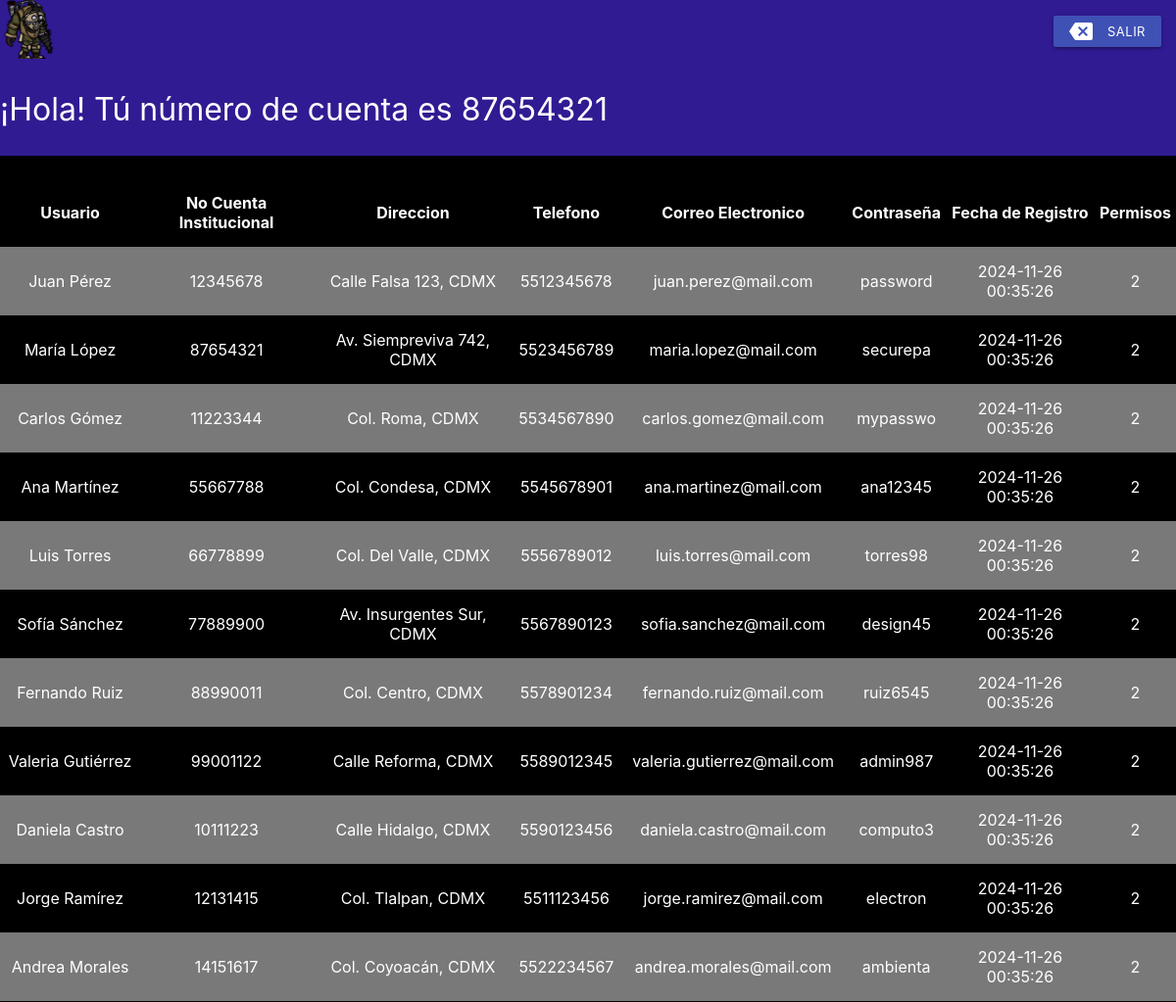
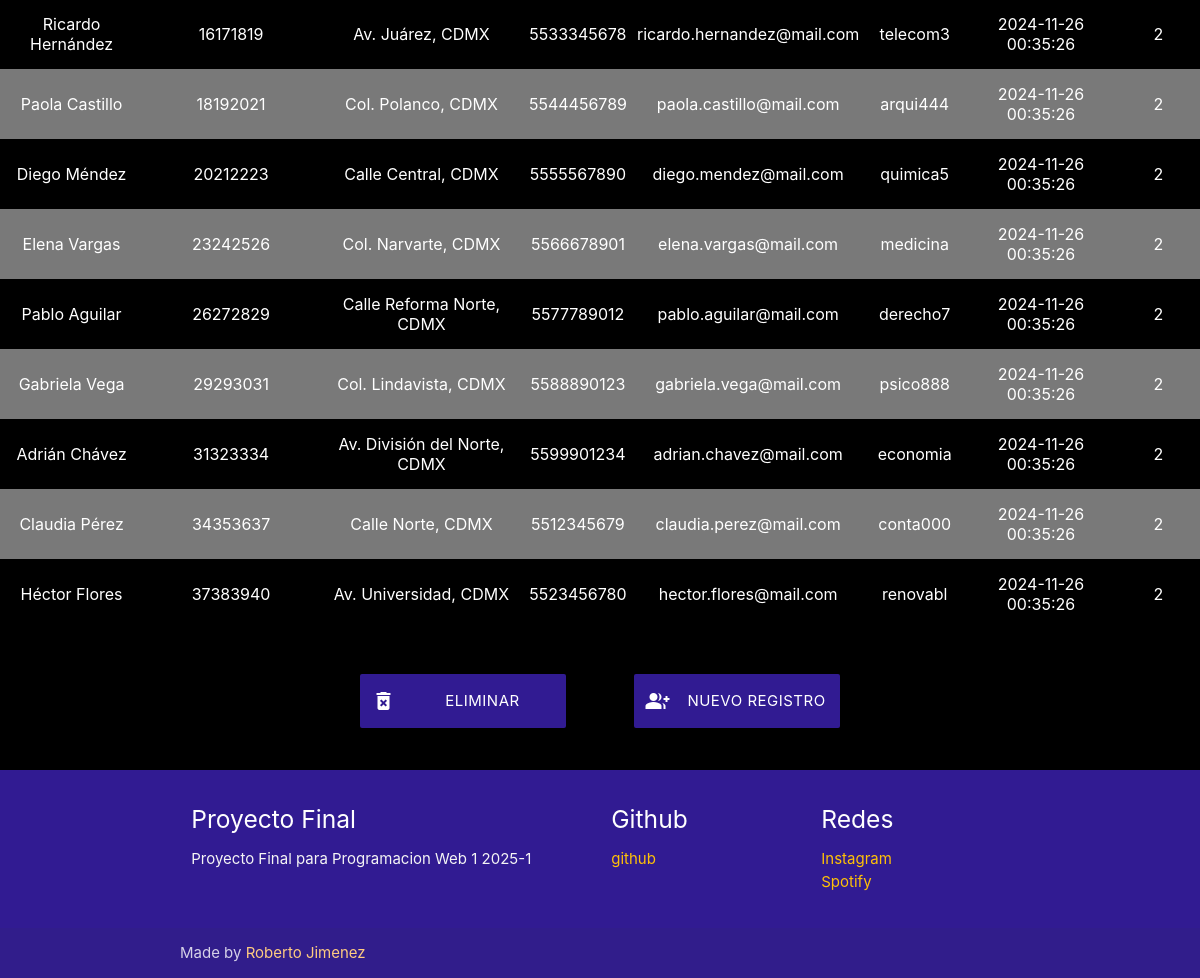
Screenshot of /Principal.php (signed in) with the database file from the repository (2 pictures, top to bottom).
### tables this page shows
CREATE TABLE  `persona`(
`numero` int(11) primary key NOT NULL auto_increment,  
`nombre_usuario` text not null,
`carrera` text not null,
`no_cuenta` int(10) not null,
`direccion` text not null,
`telefono` varchar (10) not null,
`email` text not null,
`password` varchar (8) not null,
`fecha_registro` datetime not null default current_timestamp,
`permisos` int (11) not null default '2'
);

### Principal.php (the view, shortened to what this page needs)
<?php
$no_cuenta= $_SESSION['usermane'];
if(!isset($no_cuenta)){
        header("location: ./index.php");
}else{
    echo "
    <head>
      <title>Principal</title>
      <link href='https://fonts.googleapis.com/icon?family=Material+Icons' rel='stylesheet'>
      <link type='text/css' rel='stylesheet' href='./materialize-v1.0.0/materialize/css/materialize.css'  media='screen,projection'/>
      <script src='https://cdnjs.cloudflare.com/ajax/libs/materialize/1.0.0/js/materialize.min.js'></script>
      <meta name='viewport' content='width=device-width, initial-scale=1.0'/>
      <nav class='nav-extended' >
    <div class='nav-wrapper deep-purple darken-4'>
      <a class='brand-logo'><img src='./media/iconologo.png' width=60px alt='icon'></a>
      <ul id='nav-mobile' class='right hide-on-med-and-down' >
      <li><a class='waves-effect waves-light btn-small indigo darken-' href='logica/salir.php' ><i class='material-icons left'>backspace</i>SALIR</a></li>
      </ul>
    </div>
    <div class='nav-content deep-purple darken-4'>
    <span class='nav-title'>¡Hola! Tú número de cuenta es $no_cuenta  </span>
    </div>
  </nav>
    </head>";
require "./logica/conexion.php";
mysqli_set_charset($conexion,'utf8');
$consulta_sql="SELECT * FROM persona";
$resultado = $conexion->query($consulta_sql);
$count = mysqli_num_rows($resultado);
echo "
<body class= 'black'>
<table class='striped centered black white-text' >
<thead>
    <tr>
        <th>Usuario</th>
        <th>No Cuenta Institucional</th>
        <th>Direccion</th>
        <th>Telefono</th>
        <th>Correo Electronico</th>
        <th>Contraseña</th>
        <th>Fecha de Registro</th>
        <th>Permisos</th>
    </tr>
/<thead>";
if ( $count>0 ){
    echo"<tbody class='black'>";
    while( $row = mysqli_fetch_assoc($resultado)  )
    {
        echo "<tr>";
        echo"<td>". $row['nombre_usuario'] ."</td>";
        echo"<td>". $row['no_cuenta'] ."</td>";
        echo"<td>". $row['direccion'] ."</td>";
        echo"<td>". $row['telefono'] ."</td>";
        echo"<td>". $row['email'] ."</td>";
        echo"<td>". $row['password'] ."</td>";
        echo"<td>". $row['fecha_registro'] ."</td>";
        echo"<td>". $row['permisos'] ."</td>";
        echo "</tr>";
    }
    echo"</tbody>";
    echo "</table>";
}else{
    echo " <h1 style='color:red' >Sin Ningun registro</h1>";
 }
  echo "
    <br>
    <br>
    <div class = 'row'>
    <a class='col s6 pull-s1 waves-effect waves-light btn-large deep-purple darken-4' href='EliminarUsuario.php'><i class='material-icons left'>delete_forever</i>Eliminar Usuario</a>
    <a class='col s6 push-s1 waves-effect waves-light btn-large deep-purple darken-4' href='Registro.php'><i class='material-icons left'>group_add</i>Nuevo Registro</a>
    </div>
    <br>
    ";
}
echo "
    <footer class='page-footer deep-purple darken-4'>
    <div class='container'>
      <div class='row'>
        <div class='col l6 s12'>
          <h5 class='white-text'>Proyecto Final</h5>
          <p class='grey-text text-lighten-4'>Proyecto Final para Programacion Web 1 2025-1 </p>
        </div>
        <div class='col l3 s12'>
          <h5 class='white-text'>Github</h5>
          <ul>
            <li><a class='amber-text' href='https://github.com/RobertoJimenez25'>github</a></li>
          </ul>
        </div>
        <div class='col l3 s12'>
          <h5 class='white-text'>Redes</h5>
          <ul>
            <li><a class='amber-text' href='https://www.instagram.com/robert.jimenezc/'>Instagram</a></li>
            <li><a class='amber-text' href='https://open.spotify.com/user/motrorix?si=a477af4f3c904fe6'>Spotify</a></li>
          </ul>
        </div>
      </div>
    </div>
    <div class='footer-copyright'>
      <div class='container'>
      Made by <a class='orange-text text-lighten-3' >Roberto Jimenez</a>
      </div>
    </div>
  </footer>
  </body>
  ";
?>

### rows the page displays
persona: nombre_usuario "Juan Pérez", no_cuenta "12345678", direccion "Calle Falsa 123, CDMX", telefono "5512345678", email "juan.perez@mail.com", password "password", fecha_registro "2024-11-26 00:35:26", permisos "2"
persona: nombre_usuario "María López", no_cuenta "87654321", direccion "Av. Siempreviva 742, CDMX", telefono "5523456789", email "maria.lopez@mail.com", password "securepa", fecha_registro "2024-11-26 00:35:26", permisos "2"
persona: nombre_usuario "Carlos Gómez", no_cuenta "11223344", direccion "Col. Roma, CDMX", telefono "5534567890", email "carlos.gomez@mail.com", password "mypasswo", fecha_registro "2024-11-26 00:35:26", permisos "2"
persona: nombre_usuario "Ana Martínez", no_cuenta "55667788", direccion "Col. Condesa, CDMX", telefono "5545678901", email "ana.martinez@mail.com", password "ana12345", fecha_registro "2024-11-26 00:35:26", permisos "2"
persona: nombre_usuario "Luis Torres", no_cuenta "66778899", direccion "Col. Del Valle, CDMX", telefono "5556789012", email "luis.torres@mail.com", password "torres98", fecha_registro "2024-11-26 00:35:26", permisos "2"
persona: nombre_usuario "Sofía Sánchez", no_cuenta "77889900", direccion "Av. Insurgentes Sur, CDMX", telefono "5567890123", email "sofia.sanchez@mail.com", password "design45", fecha_registro "2024-11-26 00:35:26", permisos "2"
persona: nombre_usuario "Fernando Ruiz", no_cuenta "88990011", direccion "Col. Centro, CDMX", telefono "5578901234", email "fernando.ruiz@mail.com", password "ruiz6545", fecha_registro "2024-11-26 00:35:26", permisos "2"
persona: nombre_usuario "Valeria Gutiérrez", no_cuenta "99001122", direccion "Calle Reforma, CDMX", telefono "5589012345", email "valeria.gutierrez@mail.com", password "admin987", fecha_registro "2024-11-26 00:35:26", permisos "2"
persona: nombre_usuario "Daniela Castro", no_cuenta "10111223", direccion "Calle Hidalgo, CDMX", telefono "5590123456", email "daniela.castro@mail.com", password "computo3", fecha_registro "2024-11-26 00:35:26", permisos "2"
persona: nombre_usuario "Jorge Ramírez", no_cuenta "12131415", direccion "Col. Tlalpan, CDMX", telefono "5511123456", email "jorge.ramirez@mail.com", password "electron", fecha_registro "2024-11-26 00:35:26", permisos "2"
persona: nombre_usuario "Andrea Morales", no_cuenta "14151617", direccion "Col. Coyoacán, CDMX", telefono "5522234567", email "andrea.morales@mail.com", password "ambienta", fecha_registro "2024-11-26 00:35:26", permisos "2"
persona: nombre_usuario "Ricardo Hernández", no_cuenta "16171819", direccion "Av. Juárez, CDMX", telefono "5533345678", email "ricardo.hernandez@mail.com", password "telecom3", fecha_registro "2024-11-26 00:35:26", permisos "2"
persona: nombre_usuario "Paola Castillo", no_cuenta "18192021", direccion "Col. Polanco, CDMX", telefono "5544456789", email "paola.castillo@mail.com", password "arqui444", fecha_registro "2024-11-26 00:35:26", permisos "2"
persona: nombre_usuario "Diego Méndez", no_cuenta "20212223", direccion "Calle Central, CDMX", telefono "5555567890", email "diego.mendez@mail.com", password "quimica5", fecha_registro "2024-11-26 00:35:26", permisos "2"
persona: nombre_usuario "Elena Vargas", no_cuenta "23242526", direccion "Col. Narvarte, CDMX", telefono "5566678901", email "elena.vargas@mail.com", password "medicina", fecha_registro "2024-11-26 00:35:26", permisos "2"
persona: nombre_usuario "Pablo Aguilar", no_cuenta "26272829", direccion "Calle Reforma Norte, CDMX", telefono "5577789012", email "pablo.aguilar@mail.com", password "derecho7", fecha_registro "2024-11-26 00:35:26", permisos "2"
persona: nombre_usuario "Gabriela Vega", no_cuenta "29293031", direccion "Col. Lindavista, CDMX", telefono "5588890123", email "gabriela.vega@mail.com", password "psico888", fecha_registro "2024-11-26 00:35:26", permisos "2"
persona: nombre_usuario "Adrián Chávez", no_cuenta "31323334", direccion "Av. División del Norte, CDMX", telefono "5599901234", email "adrian.chavez@mail.com", password "economia", fecha_registro "2024-11-26 00:35:26", permisos "2"
persona: nombre_usuario "Claudia Pérez", no_cuenta "34353637", direccion "Calle Norte, CDMX", telefono "5512345679", email "claudia.perez@mail.com", password "conta000", fecha_registro "2024-11-26 00:35:26", permisos "2"
persona: nombre_usuario "Héctor Flores", no_cuenta "37383940", direccion "Av. Universidad, CDMX", telefono "5523456780", email "hector.flores@mail.com", password "renovabl", fecha_registro "2024-11-26 00:35:26", permisos "2"

### other values shown
$no_cuenta "87654321"
